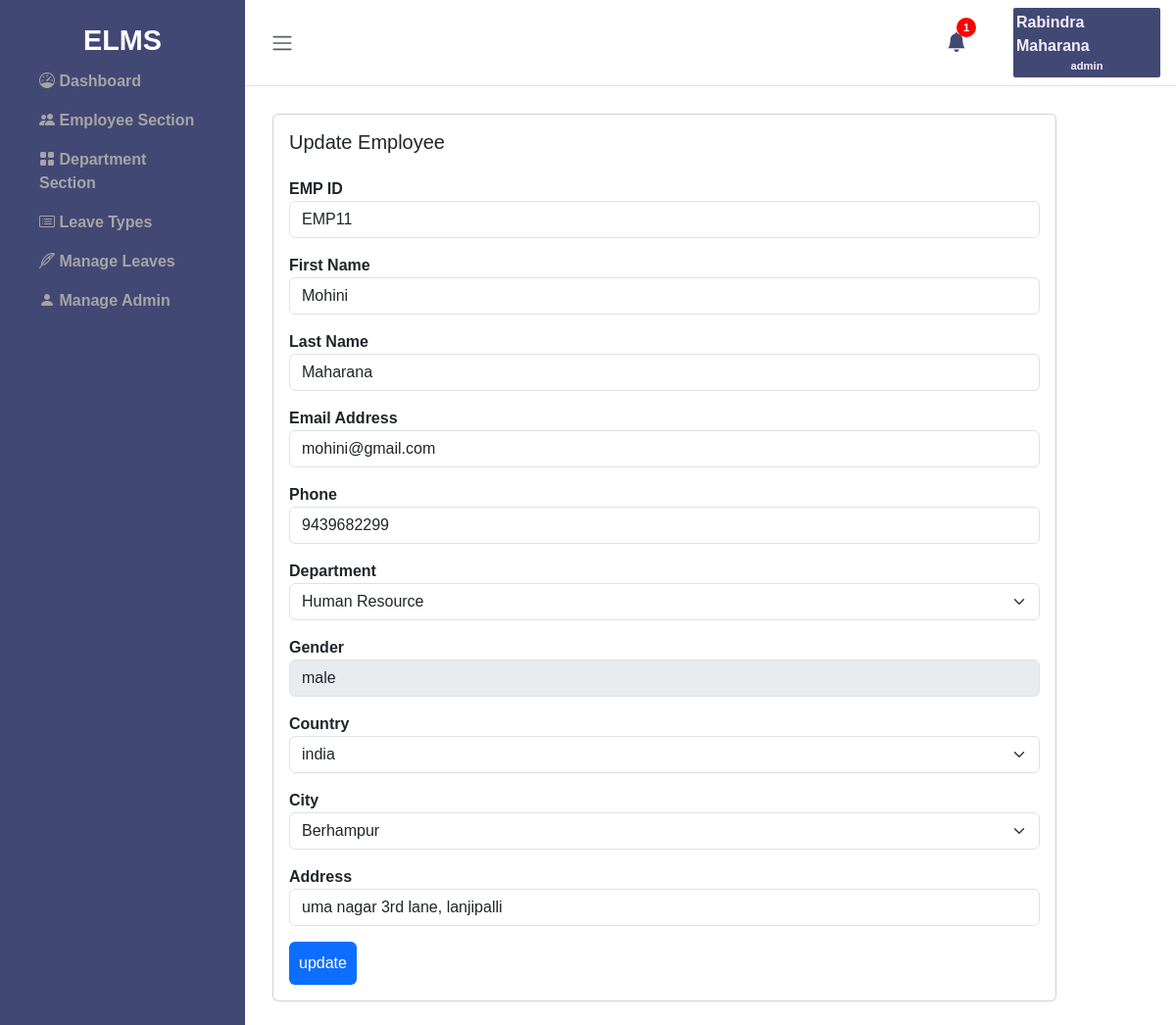
Screenshot of /emp_update/11/ (signed in) with the database file from the repository.
### leave/models.py (models this page shows, shortened)
class admin_table(models.Model):
    user = models.ForeignKey(User, on_delete=models.CASCADE)
    fullname = models.CharField(max_length=255)
    email = models.EmailField(max_length=255)
    uname = models.CharField(max_length=20)
    passwd = models.CharField(max_length=20)
    creation_date = models.DateTimeField(default=timezone.now)

class employee(models.Model):
    eid = models.CharField(max_length=100)
    fname = models.CharField(max_length=255)
    lname = models.CharField(max_length=255)
    email = models.EmailField(max_length=255)
    phone = models.CharField(max_length=20)
    department = models.CharField(max_length=100)
    gender = models.CharField(max_length=20)
    address = models.TextField()
    city = models.CharField(max_length=255)
    country = models.CharField(max_length=255)
    password = models.CharField(max_length=255)
    status = models.IntegerField(default=1)
    regdate = models.DateTimeField(default=timezone.now)

### leave/views.py (the view)
# urls.py: path('emp_update/<int:id>/', views.emp_update, name='emp_update'),
def emp_update(request, id):
    empid = employee.objects.get(id=id)
    dept_data = department.objects.all()
    country_list = country_names
    india_list = india
    admin_email=request.session.get('admin_email')
    admin_details = admin_table.objects.get(email=admin_email)
    notification = leave.objects.filter(isRead = 0).count
    notification_data = reversed(leave.objects.filter(isRead = 0))
    context= {
        'emp_update': empid,
        'departments': dept_data,
        'country_list': country_list,
        'india_list': india_list,
        'notification': notification,
        'notification_data': notification_data,
        'admin_details': admin_details,
    }
    return render(request, 'admin/emp_update.html', context)

### leave/templates/admin/emp_update.html (shortened to what this page needs)
{% extends "layout.html" %}
{% block content %}
    <div class="wrapper">
        {% include "sidebar.html" %}
        <div class="main">
            {% include "admin/nav.html" %}
            <main class="content px-3 py-2">
                <div class="container-fluid">
                    <div class="mb-3">
                        <div class="card" style="width: 50rem;">
                            <div class="card-body">
                                <h5 class="card-title mb-4">Update Employee</h5>
                                <form action="{% url 'doupdate_emp' emp_update.id %}" method="POST">
                                    <div class="mb-3">
                                        <label for="eid" class="">EMP ID</label>
                                        <input type="text" class="form-control" id="eid" name="eid" value="{{emp_update.eid}}" readonly>
                                    </div>
                                    <div class="mb-3">
                                        <label for="fname" class="">First Name</label>
                                        <input type="text" class="form-control" id="fname" name="fname" value="{{emp_update.fname}}" required>
                                    </div>
                                    <div class="mb-3">
                                        <label for="lname" class="">Last Name</label>
                                        <input type="text" class="form-control" id="lname" name="lname" value="{{emp_update.lname}}" required>
                                    </div>
                                    <div class="mb-3">
                                        <label for="email" class="">Email Address</label>
                                        <input type="email" class="form-control" id="email" name="email" value="{{emp_update.email}}" required>
                                    </div>
                                    <div class="mb-3">
                                        <label for="phone" class="">Phone</label>
                                        <input type="text" maxlength="10" class="form-control" id="phone" name="phone"value="{{emp_update.phone}}" required>
                                    </div>
                                    <div class="mb-3">
                                      <label for="department" class="">Department</label>
                                      <select class="form-select" name="department" id="department" required>
                                          <option selected value="{{emp_update.department}}">{{emp_update.department}}</option>
                                      </select>
                                  </div>
                                    <div class="mb-3">
                                        <label for="gender" class="">Gender</label>
                                        <select name="gender" class="form-control"id="gender"  disabled>
                                            <option selected value="male">male</option>
                                        </select>
                                    </div>
                                    <div class="mb-3">
                                        <label for="country" class="">Country</label>
                                        <select class="form-select" name="country" id="country" required>
                                            <option selected value="{{emp_update.country}}">{{emp_update.country}}</option>
                                        </select>
                                    </div>
                                    <div class="mb-3">
                                        <label for="city" class="">City</label>
                                        <select class="form-select" name="city" id="city" >
                                            <option selected value="{{emp_update.city}}">{{emp_update.city}}</option>
                                        </select>
                                    </div>
                                    <div class="mb-3">
                                        <label for="address" class="">Address</label>
                                        <input type="textfield" class="form-control" id="address" name="address" value="{{emp_update.address}}" required>
                                    </div>
                                   <button type="submit" class="btn btn-primary">update</button>
                                </form>
                            </div>
                        </div>
                    </div>
                </div>
            </main>
        </div>
    </div>
{% endblock content %}

### leave/templates/admin/nav.html (shortened to what this page needs)
<nav class="navbar navbar-expand px-3 border-bottom">
  <button class="btn" id="toggleSidebar" type="button" >
      <span class="navbar-toggler-icon"></span>
  </button>
  <div class="admin-profile d-flex justify-content-between align-items-center">
    <div  class="notification me-5 fs-5 dropstart">
      <span type="button" class="bi bi-bell-fill position-relative " data-bs-toggle="dropdown" aria-expanded="false">
        {% if notification == 0 %}
        <span></span>
        {% else %}
        <span class="round position-absolute top-0 start-100 translate-middle">
          {{notification}}
        </span>
        {% endif %}
      </span>
    </div>
    <div class="profile dropdown-center" >
      <div class="admin-name" type="button" data-bs-toggle="dropdown" aria-expanded="false">{{admin_details.fullname}}</div>
      <div class="emp-id" type="button" data-bs-toggle="dropdown" aria-expanded="false">{{admin_details.uname}}</div>
      </div>
  </div>
</nav>

### static/css/sidebar.css (style rules this page uses)
* { margin: 0; padding: 0; box-sizing: border-box; }
body, html { height: 100%; font-family:'Gill Sans', 'Gill Sans MT', Calibri, 'Trebuchet MS', sans-serif; font-weight:600; }
.wrapper { display: flex; height: 100%; }
.main { margin-left: 250px; width: 100%; overflow-y: auto; transition: margin-left 0.3s ease; }
.btn { border: none; padding: 10px; cursor: pointer; }
.content { margin-top: 20px; }
.navbar { display: flex; justify-content: space-between; }
.profile { width: 150px; background-color: #424874; display: flex; align-items: center; flex-direction: column; align-items: center; color: #f4eeff; padding: 3px; border-radius: 2px; }
.emp-id { font-size: 0.7rem; }
.round { width: 20px; height: 20px; border-radius: 50%; background-color: red; display: flex; align-items: center; justify-content: center; color: white; font-size: 0.7rem; }
.bi.bi-bell-fill { color: #424874; }

### rows the page displays
admin_table: fullname "Rabindra Maharana", uname "admin"
employee: eid "EMP11", fname "Mohini", lname "Maharana", email "mohini@gmail.com", department "Human Resource", country "india", city "Berhampur", address "uma nagar 3rd lane, lanjipalli"

### other values shown
{{ notification }} "1"
